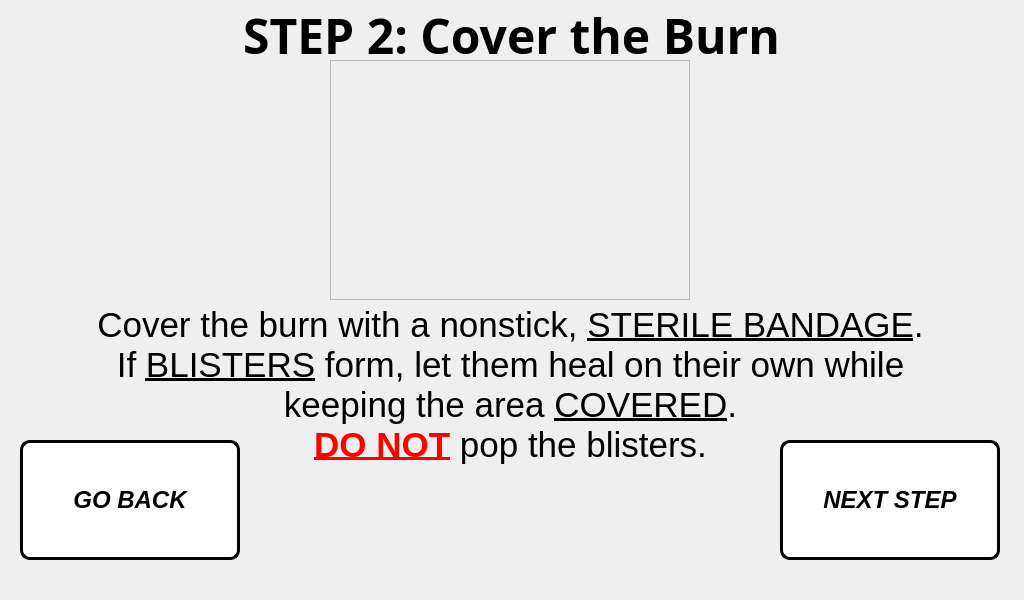
<?xml version="1.0" encoding="UTF-8"?>
<ui version="4.0">
 <class>step_3_window</class>
 <widget class="QMainWindow" name="step_3_window">
  <property name="geometry">
   <rect>
    <x>0</x>
    <y>0</y>
    <width>1024</width>
    <height>600</height>
   </rect>
  </property>
  <property name="minimumSize">
   <size>
    <width>1024</width>
    <height>600</height>
   </size>
  </property>
  <property name="maximumSize">
   <size>
    <width>1024</width>
    <height>600</height>
   </size>
  </property>
  <property name="windowTitle">
   <string>Step 1 Procedure</string>
  </property>
  <widget class="QWidget" name="centralwidget">
   <widget class="QLabel" name="title_step_3">
    <property name="geometry">
     <rect>
      <x>6</x>
      <y>0</y>
      <width>1011</width>
      <height>71</height>
     </rect>
    </property>
    <property name="font">
     <font>
      <family>Unispace</family>
      <pointsize>18</pointsize>
      <weight>75</weight>
      <bold>true</bold>
     </font>
    </property>
    <property name="text">
     <string>&lt;html&gt;&lt;head/&gt;&lt;body&gt;&lt;p align=&quot;center&quot;&gt;&lt;span style=&quot; font-size:36pt;&quot;&gt;STEP 2: Cover the Burn&lt;/span&gt;&lt;/p&gt;&lt;/body&gt;&lt;/html&gt;</string>
    </property>
    <property name="alignment">
     <set>Qt::AlignCenter</set>
    </property>
   </widget>
   <widget class="QLabel" name="text_steps_3">
    <property name="geometry">
     <rect>
      <x>20</x>
      <y>290</y>
      <width>981</width>
      <height>191</height>
     </rect>
    </property>
    <property name="font">
     <font>
      <pointsize>14</pointsize>
     </font>
    </property>
    <property name="text">
     <string>&lt;html&gt;&lt;head/&gt;&lt;body&gt;&lt;p align=&quot;center&quot;&gt;&lt;span style=&quot; font-family:'Calibri'; font-size:26pt; color:#000000;&quot;&gt;Cover the burn with a nonstick, &lt;/span&gt;&lt;span style=&quot; font-family:'Calibri'; font-size:26pt; text-decoration: underline; color:#000000;&quot;&gt;STERILE BANDAGE&lt;/span&gt;&lt;span style=&quot; font-family:'Calibri'; font-size:26pt; color:#000000;&quot;&gt;.&lt;br/&gt;If &lt;/span&gt;&lt;span style=&quot; font-family:'Calibri'; font-size:26pt; text-decoration: underline; color:#000000;&quot;&gt;BLISTERS&lt;/span&gt;&lt;span style=&quot; font-family:'Calibri'; font-size:26pt; color:#000000;&quot;&gt; form, let them heal on their own while&lt;br/&gt;keeping the area &lt;/span&gt;&lt;span style=&quot; font-family:'Calibri'; font-size:26pt; text-decoration: underline; color:#000000;&quot;&gt;COVERED&lt;/span&gt;&lt;span style=&quot; font-family:'Calibri'; font-size:26pt; color:#000000;&quot;&gt;.&lt;br/&gt;&lt;/span&gt;&lt;span style=&quot; font-family:'Calibri'; font-size:26pt; font-weight:600; text-decoration: underline; color:#ff0000;&quot;&gt;DO NOT&lt;/span&gt;&lt;span style=&quot; font-family:'Calibri'; font-size:26pt; color:#000000;&quot;&gt; pop the blisters.&lt;/span&gt;&lt;/p&gt;&lt;/body&gt;&lt;/html&gt;</string>
    </property>
   </widget>
   <widget class="QLabel" name="gif_player_label_3">
    <property name="geometry">
     <rect>
      <x>330</x>
      <y>60</y>
      <width>360</width>
      <height>240</height>
     </rect>
    </property>
    <property name="minimumSize">
     <size>
      <width>360</width>
      <height>240</height>
     </size>
    </property>
    <property name="maximumSize">
     <size>
      <width>360</width>
      <height>240</height>
     </size>
    </property>
    <property name="font">
     <font>
      <family>Unispace</family>
      <pointsize>16</pointsize>
      <weight>75</weight>
      <bold>true</bold>
     </font>
    </property>
    <property name="frameShape">
     <enum>QFrame::StyledPanel</enum>
    </property>
    <property name="lineWidth">
     <number>1</number>
    </property>
    <property name="text">
     <string/>
    </property>
    <property name="alignment">
     <set>Qt::AlignCenter</set>
    </property>
   </widget>
   <widget class="QPushButton" name="next_step_button_3">
    <property name="geometry">
     <rect>
      <x>780</x>
      <y>440</y>
      <width>220</width>
      <height>120</height>
     </rect>
    </property>
    <property name="minimumSize">
     <size>
      <width>220</width>
      <height>120</height>
     </size>
    </property>
    <property name="maximumSize">
     <size>
      <width>220</width>
      <height>120</height>
     </size>
    </property>
    <property name="font">
     <font>
      <pointsize>18</pointsize>
      <weight>75</weight>
      <italic>true</italic>
      <bold>true</bold>
     </font>
    </property>
    <property name="cursor">
     <cursorShape>PointingHandCursor</cursorShape>
    </property>
    <property name="styleSheet">
     <string notr="true">QPushButton:hover:!pressed
{
  background-color: rgb(195,30,60);
}

QPushButton
{
  background-color: white;
color: black;
border-style: outset;
border-width: 3px;
border-radius:10px;
border-color: black;
}</string>
    </property>
    <property name="text">
     <string>NEXT STEP</string>
    </property>
   </widget>
   <widget class="QPushButton" name="go_back_injury_type_3">
    <property name="geometry">
     <rect>
      <x>20</x>
      <y>440</y>
      <width>220</width>
      <height>120</height>
     </rect>
    </property>
    <property name="minimumSize">
     <size>
      <width>220</width>
      <height>120</height>
     </size>
    </property>
    <property name="maximumSize">
     <size>
      <width>220</width>
      <height>120</height>
     </size>
    </property>
    <property name="font">
     <font>
      <pointsize>18</pointsize>
      <weight>75</weight>
      <italic>true</italic>
      <bold>true</bold>
     </font>
    </property>
    <property name="styleSheet">
     <string notr="true">QPushButton:hover:!pressed
{
  background-color: rgb(195,30,60);
}

QPushButton
{
  background-color: white;
color: black;
border-style: outset;
border-width: 3px;
border-radius:10px;
border-color: black;
}</string>
    </property>
    <property name="text">
     <string>GO BACK</string>
    </property>
   </widget>
   <widget class="QLabel" name="label">
    <property name="geometry">
     <rect>
      <x>0</x>
      <y>0</y>
      <width>1024</width>
      <height>600</height>
     </rect>
    </property>
    <property name="minimumSize">
     <size>
      <width>1024</width>
      <height>600</height>
     </size>
    </property>
    <property name="maximumSize">
     <size>
      <width>1024</width>
      <height>600</height>
     </size>
    </property>
    <property name="text">
     <string/>
    </property>
    <property name="pixmap">
     <pixmap>../pictures/program_pictures/main_wallpaper.png</pixmap>
    </property>
   </widget>
   <zorder>label</zorder>
   <zorder>text_steps_3</zorder>
   <zorder>title_step_3</zorder>
   <zorder>gif_player_label_3</zorder>
   <zorder>next_step_button_3</zorder>
   <zorder>go_back_injury_type_3</zorder>
  </widget>
 </widget>
 <resources/>
 <connections/>
</ui>
